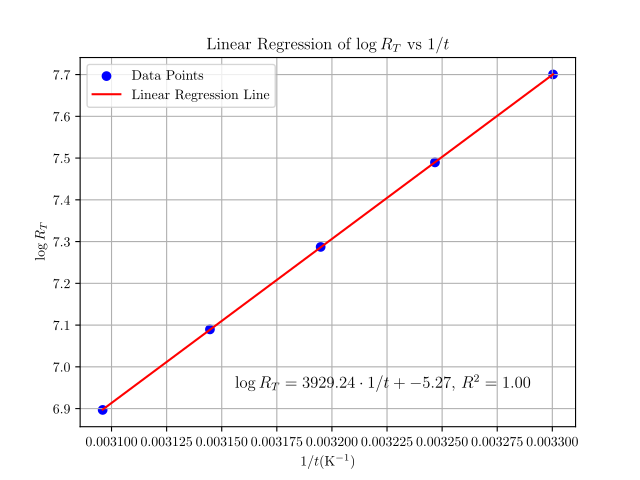

Python code for this plot:
import numpy as np
import matplotlib.pyplot as plt
from sklearn.linear_model import LinearRegression
import matplotlib

plt.rcParams.update({
    "text.usetex": True,
    "font.family": "CMU Serif",
})
matplotlib.rcParams['mathtext.fontset'] = 'stix'
# Data
y = np.array([2209.2, 1789.4, 1461.5, 1199.5, 989.1])
x = np.array([30, 35, 40, 45, 50]).reshape(-1, 1)
y = np.log(y)
x = 1 / (x + 273)
# Perform linear regression
model = LinearRegression()
model.fit(x, y)
# Get the slope and intercept of the line best fit
slope = model.coef_[0]
intercept = model.intercept_
print(f"Slope: {slope}")

# Get the R^2 value
r_squared = model.score(x, y)

# Generate predictions
y_pred = model.predict(x)

# Plotting
plt.scatter(x, y, color='blue', label='Data Points')
plt.plot(x, y_pred, color='red', label='Linear Regression Line')
plt.title('Linear Regression of $\\log R_T$ vs $1/t$')
plt.ylabel('$\\log R_T$ ')
plt.xlabel('$1/t \\mathrm{(K^{-1})}$')
plt.legend()
plt.grid()

# Add the equation of the line
plt.text(0.003156, 6.95, f"$\\log R_T = {slope:.2f} \\cdot 1/t+ {intercept:.2f}$, $R^2 = {r_squared:.2f}$", fontsize=12)

plt.savefig("plot5.pdf")
